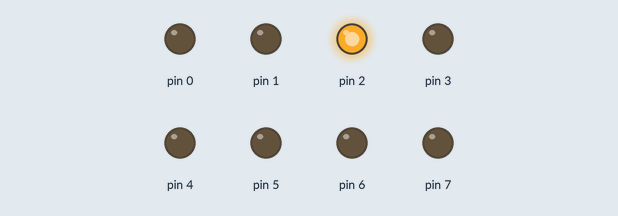
Simulated run of this sketch. Board: Arduino Uno, built with avr-gcc and run on an emulated ATmega328P. Parts: output pins drawn as LEDs (lit = HIGH).

Above: at 0.15 s.
At 4.3 s:
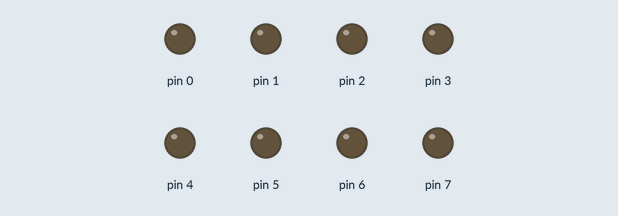
At 11.95 s:
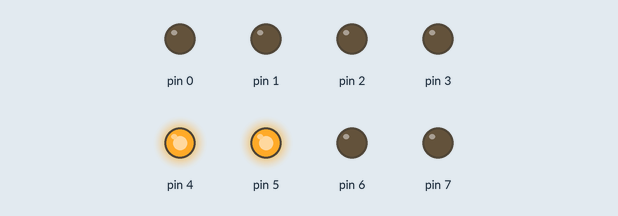
At 20.95 s:
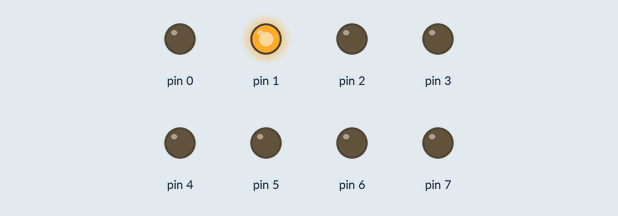
At 29.65 s:
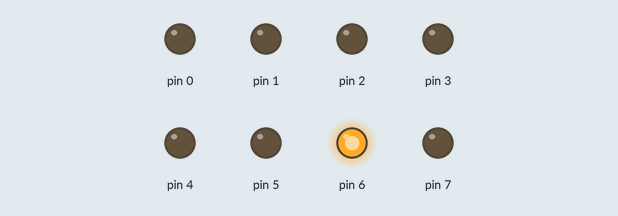
At 38.35 s:
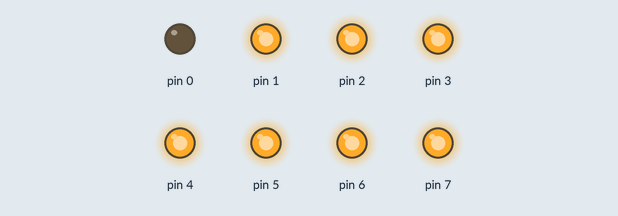
Timing chart, 0 to 40.0 s (numbered marks = the images above):
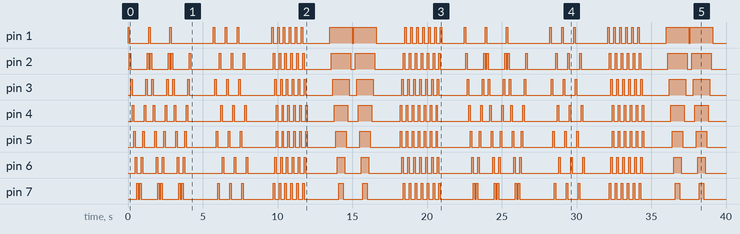

Measured:
- by itself, pin 1: LOW → HIGH at 0.00 s, → LOW 0.10 s later, → HIGH 1.3 s later, → LOW 0.10 s later, … (70 changes in this stretch)
- by itself, pin 2: LOW → HIGH at 0.10 s, → LOW 0.10 s later, → HIGH 1.1 s later, → LOW 0.10 s later, … (82 changes in this stretch)
- by itself, pin 3: LOW → HIGH at 0.20 s, → LOW 0.10 s later, → HIGH 0.90 s later, → LOW 0.10 s later, … (82 changes in this stretch)
- by itself, pin 4: LOW → HIGH at 0.30 s, → LOW 0.10 s later, → HIGH 0.70 s later, → LOW 0.10 s later, … (82 changes in this stretch)
- by itself, pin 5: LOW → HIGH at 0.40 s, → LOW 0.10 s later, → HIGH 0.50 s later, → LOW 0.10 s later, … (82 changes in this stretch)
- by itself, pin 6: LOW → HIGH at 0.50 s, → LOW 0.10 s later, → HIGH 0.30 s later, → LOW 0.10 s later, … (82 changes in this stretch)
- by itself, pin 7: LOW → HIGH at 0.60 s, → LOW 0.10 s later, → HIGH 0.10 s later, → LOW 0.10 s later, … (82 changes in this stretch)

The sketch:

8LED_5PATTERNS.ino
```cpp
int del = 1500, run_time = 3000;
void setup() {
    for(int i = 0; i<8; i++)
        pinMode(i, OUTPUT);
}

void loop() {
  long startTime = millis();
  long duration = 3000;

  while (millis() - startTime < duration) {
        pattern_1();
  }
  delay(del);
  duration += del+run_time;

  while (millis() - startTime < duration) {
        pattern_2();
  }
  delay(del);
  duration += del+run_time;

  while (millis() - startTime < duration) {
        pattern_3();
  }
  delay(del);
  duration += del+run_time;

  while (millis() - startTime < duration) {
        pattern_4();
  }
  delay(del);
  duration += del+run_time;

  while (millis() - startTime < duration) {
        pattern_5();
  }
  delay(del);
}

void pattern_1() {
  //line and reverse
  for(int i = 1; i<=8; i++) {
    digitalWrite(i, HIGH);
    delay(100);
    digitalWrite(i, LOW);
  }
  for(int i = 7; i>= 2; i--) {
    digitalWrite(i, HIGH);
    delay(100);
    digitalWrite(i, LOW);
  }
}

void pattern_2() {
  //alternate
  for(int i = 1; i<=8; i = i+2) {
    digitalWrite(i, HIGH);
    delay(100);
    digitalWrite(i, LOW);
  }
  for(int i = 2; i<=8; i = i+2) {
    digitalWrite(i, HIGH);
    delay(100);
    digitalWrite(i, LOW);
  }
}

void pattern_3() {
  //towards center
  for(int i = 1; i<=4; i++) {
    digitalWrite(i, HIGH);
    digitalWrite(9-i, HIGH);
    delay(100);
    digitalWrite(i, LOW);
    digitalWrite(9-i, LOW);
  }
}

void pattern_4() {
  //increasing
  for(int i = 1; i<=8; i++) {
    digitalWrite(i, HIGH);
    delay(100);
  }
  for(int i = 8; i>= 1; i--) {
    digitalWrite(i, LOW);
    delay(100);
  }
}

void pattern_5() {
  //center out
  for(int i = 4; i>=1; i--) {
    digitalWrite(i, HIGH);
    digitalWrite(9-i, HIGH);
    delay(100);
    digitalWrite(i, LOW);
    digitalWrite(9-i, LOW);
  }
}
```
